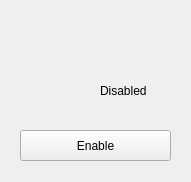
<?xml version="1.0" encoding="UTF-8"?>
<ui version="4.0">
 <class>MainWindow</class>
 <widget class="QMainWindow" name="MainWindow">
  <property name="geometry">
   <rect>
    <x>0</x>
    <y>0</y>
    <width>191</width>
    <height>182</height>
   </rect>
  </property>
  <property name="windowTitle">
   <string>MainWindow</string>
  </property>
  <widget class="QWidget" name="centralWidget">
   <widget class="QLabel" name="label">
    <property name="geometry">
     <rect>
      <x>100</x>
      <y>70</y>
      <width>71</width>
      <height>41</height>
     </rect>
    </property>
    <property name="text">
     <string>Disabled</string>
    </property>
   </widget>
   <widget class="QPushButton" name="pushButton">
    <property name="geometry">
     <rect>
      <x>20</x>
      <y>130</y>
      <width>151</width>
      <height>31</height>
     </rect>
    </property>
    <property name="text">
     <string>Enable</string>
    </property>
   </widget>
   <widget class="QLabel" name="label_2">
    <property name="geometry">
     <rect>
      <x>20</x>
      <y>20</y>
      <width>161</width>
      <height>41</height>
     </rect>
    </property>
    <property name="text">
     <string>&lt;html&gt;&lt;head/&gt;&lt;body&gt;&lt;p&gt;&lt;img src=&quot;:/assets/nordvpn.svg&quot;/&gt;&lt;/p&gt;&lt;/body&gt;&lt;/html&gt;</string>
    </property>
   </widget>
   <widget class="QLabel" name="label_3">
    <property name="geometry">
     <rect>
      <x>20</x>
      <y>60</y>
      <width>81</width>
      <height>61</height>
     </rect>
    </property>
    <property name="text">
     <string>&lt;html&gt;&lt;head/&gt;&lt;body&gt;&lt;p&gt;&lt;img src=&quot;:/assets/switch-off.svg&quot;/&gt;&lt;/p&gt;&lt;/body&gt;&lt;/html&gt;</string>
    </property>
   </widget>
  </widget>
 </widget>
 <layoutdefault spacing="6" margin="11"/>
 <resources/>
 <connections/>
</ui>
